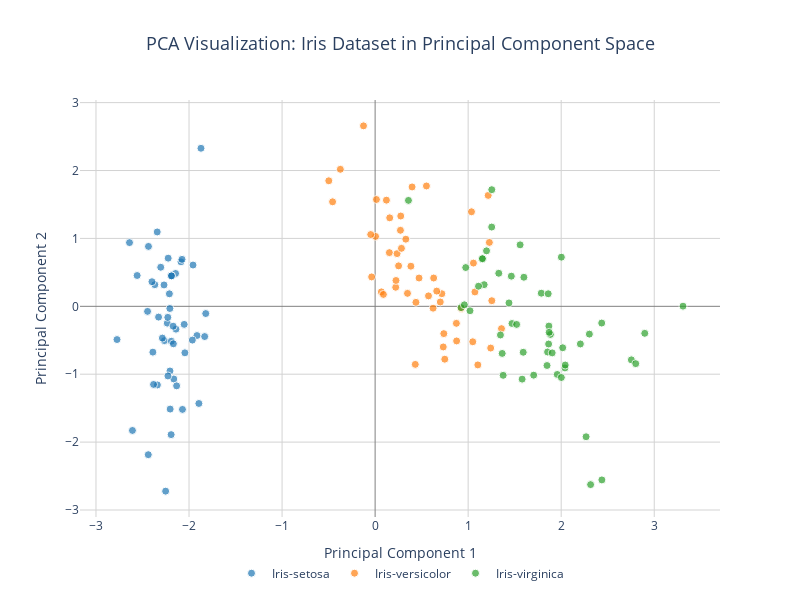

Here is the notebook cell this chart was saved with:
### Code cell
# Convert matplotlib PCA scatter plot to Plotly
fig_pca = go.Figure()

# Define colors and labels
colors = ['#1f77b4', '#ff7f0e', '#2ca02c']  # Blue, Orange, Green (Plotly default colors)
labels = ['Iris-setosa', 'Iris-versicolor', 'Iris-virginica']

# Add scatter plots for each class
for lab, color in zip(labels, colors):
    class_mask = (y == lab)
    fig_pca.add_trace(go.Scatter(
        x=Y[class_mask, 0],
        y=Y[class_mask, 1],
        mode='markers',
        name=lab,
        marker=dict(
            color=color,
            size=8,
            opacity=0.7,
            line=dict(width=1, color='white')
        ),
        hovertemplate=
        '<b>%{fullData.name}</b><br>' +
        'PC1: %{x:.3f}<br>' +
        'PC2: %{y:.3f}<br>' +
        '<extra></extra>'
    ))

# Update layout
fig_pca.update_layout(
    title={
        'text': 'PCA Visualization: Iris Dataset in Principal Component Space',
        'x': 0.5,
        'xanchor': 'center',
        'font': {'size': 18}
    },
    xaxis=dict(
        title='Principal Component 1',
        # titlefont=dict(size=14),
        tickfont=dict(size=12),
        showgrid=True,
        gridcolor='lightgray',
        zeroline=True,
        zerolinecolor='gray',
        zerolinewidth=1
    ),
    yaxis=dict(
        title='Principal Component 2',
        # titlefont=dict(size=14),
        tickfont=dict(size=12),
        showgrid=True,
        gridcolor='lightgray',
        zeroline=True,
        zerolinecolor='gray',
        zerolinewidth=1
    ),
    legend=dict(
        orientation="h",
        yanchor="top",
        y=-0.1,
        xanchor="center",
        x=0.5,
        bgcolor="rgba(255,255,255,0.8)"
    ),
    plot_bgcolor='white',
    width=800,
    height=600,
    showlegend=True
)

fig_pca.show()

# Optional: Add statistical information
print("PCA Transformation Summary:")
print(f"Data shape after PCA: {Y.shape}")
print(f"Original data shape: {X_std.shape}")
print(f"Dimensionality reduction: {X_std.shape[1]} → {Y.shape[1]} features")

# Calculate and display class separation metrics
from scipy.spatial.distance import pdist, squareform

print("\nClass Separation Analysis in PCA Space:")
for i, lab in enumerate(labels):
    class_data = Y[y == lab]
    centroid = np.mean(class_data, axis=0)
    print(f"{lab} centroid: PC1={centroid[0]:.3f}, PC2={centroid[1]:.3f}")
    
# Calculate between-class distances
centroids = []
for lab in labels:
    class_data = Y[y == lab]
    centroids.append(np.mean(class_data, axis=0))

centroids = np.array(centroids)
distances = pdist(centroids)
print(f"\nBetween-class distances in PCA space:")
print(f"Setosa ↔ Versicolor: {distances[0]:.3f}")
print(f"Setosa ↔ Virginica: {distances[1]:.3f}")
print(f"Versicolor ↔ Virginica: {distances[2]:.3f}")

### Figure 1 — Plotly figure (JSON) as saved in the notebook; plotly's stock layout.template omitted (floating-point values rounded to 4 significant figures)
{"data": [{"hovertemplate": "<b>%{fullData.name}</b><br>PC1: %{x:.3f}<br>PC2: %{y:.3f}<br><extra></extra>", "marker": {"color": "#1f77b4", "line": {"color": "white", "width": 1}, "opacity": 0.7, "size": 8}, "mode": "markers", "name": "Iris-setosa", "type": "scatter", "x": [-2.265, -2.086, -2.368, -2.304, -2.389, -2.071, -2.446, -2.234, -2.342, -2.189, -2.163, -2.327, -2.224, -2.64, -2.192, -2.251, -2.203, -2.19, -1.894, -2.34, -1.915, -2.205, -2.774, -1.82, -2.228, -1.957, -2.052, -2.168, -2.14, -2.269, -2.145, -1.832, -2.608, -2.438, -2.189, -2.211, -2.044, -2.189, -2.436, -2.171, -2.287, -1.872, -2.558, -1.964, -2.133, -2.075, -2.381, -2.398, -2.227, -2.206], "y": [-0.5057, 0.6554, 0.3185, 0.5754, -0.6748, -1.519, -0.07456, -0.2476, 1.095, 0.4486, -1.071, -0.1586, 0.7091, 0.9383, -1.89, -2.722, -1.514, -0.5143, -1.431, -1.158, -0.4305, -0.9525, -0.4895, -0.1068, -0.1622, 0.6079, -0.266, -0.552, -0.3366, 0.3149, 0.4839, -0.4453, -1.828, -2.185, 0.4486, 0.1843, -0.685, 0.4486, 0.8822, -0.2927, -0.468, 2.328, 0.4538, -0.4974, -1.171, 0.6919, -1.151, 0.3624, -1.025, -0.03224]}, {"hovertemplate": "<b>%{fullData.name}</b><br>PC1: %{x:.3f}<br>PC2: %{y:.3f}<br><extra></extra>", "marker": {"color": "#ff7f0e", "line": {"color": "white", "width": 1}, "opacity": 0.7, "size": 8}, "mode": "markers", "name": "Iris-versicolor", "type": "scatter", "x": [1.104, 0.7325, 1.242, 0.3973, 1.073, 0.3845, 0.7487, -0.4979, 0.9262, 0.004968, -0.1247, 0.4387, 0.5516, 0.7172, -0.03726, 0.8759, 0.348, 0.1534, 1.215, 0.1569, 0.7383, 0.4724, 1.228, 0.6294, 0.7005, 0.8735, 1.254, 1.358, 0.6621, -0.04728, 0.1215, 0.01412, 0.236, 1.057, 0.2214, 0.4318, 1.049, 1.036, 0.06707, 0.2754, 0.2723, 0.6232, 0.33, -0.3736, 0.2829, 0.08905, 0.2244, 0.5739, -0.457, 0.2522], "y": [-0.8631, -0.5986, -0.6148, 1.758, 0.2118, 0.5911, -0.7787, 1.849, -0.03033, 1.029, 2.658, 0.05888, 1.773, 0.1854, 0.4328, -0.51, 0.1906, 0.7907, 1.633, 1.303, -0.4025, 0.4166, 0.9409, 0.4168, 0.06349, -0.2507, 0.08262, -0.3288, 0.2243, 1.057, 1.564, 1.573, 0.7759, 0.6369, 0.2808, -0.8551, -0.5222, 1.392, 0.2126, 1.33, 1.119, -0.02754, 0.9889, 2.018, 0.854, 0.1749, 0.3805, 0.1537, 1.539, 0.5959]}, {"hovertemplate": "<b>%{fullData.name}</b><br>PC1: %{x:.3f}<br>PC2: %{y:.3f}<br><extra></extra>", "marker": {"color": "#2ca02c", "line": {"color": "white", "width": 1}, "opacity": 0.7, "size": 8}, "mode": "markers", "name": "Iris-virginica", "type": "scatter", "x": [1.848, 1.153, 2.206, 1.439, 1.868, 2.754, 0.3584, 2.303, 2.002, 2.268, 1.366, 1.599, 1.884, 1.253, 1.464, 1.592, 1.471, 2.437, 3.309, 1.254, 2.04, 0.9739, 2.898, 1.329, 1.704, 1.958, 1.172, 1.02, 1.786, 1.865, 2.435, 2.316, 1.86, 1.111, 1.197, 2.801, 1.58, 1.347, 0.9234, 1.854, 2.016, 1.903, 1.153, 2.043, 2.002, 1.871, 1.558, 1.521, 1.376, 0.9593], "y": [-0.8717, 0.7013, -0.5545, 0.05001, -0.2912, -0.7884, 1.56, -0.4095, 0.7239, -1.921, -0.6939, 0.4282, -0.4143, 1.167, 0.4441, -0.677, -0.2532, -2.557, 0.002361, 1.718, -0.9074, 0.5712, -0.3978, 0.4868, -1.014, -1.003, 0.3189, -0.06554, 0.1933, -0.5554, -0.2467, -2.626, 0.1847, 0.296, 0.8172, -0.8447, -1.072, -0.4223, -0.01923, -0.6724, -0.6104, -0.686, 0.7013, -0.8647, -1.049, -0.3828, 0.9053, -0.2668, -1.016, 0.02228]}], "layout": {"height": 600, "legend": {"bgcolor": "rgba(255,255,255,0.8)", "orientation": "h", "x": 0.5, "xanchor": "center", "y": -0.1, "yanchor": "top"}, "plot_bgcolor": "white", "showlegend": true, "title": {"font": {"size": 18}, "text": "PCA Visualization: Iris Dataset in Principal Component Space", "x": 0.5, "xanchor": "center"}, "width": 800, "xaxis": {"gridcolor": "lightgray", "showgrid": true, "tickfont": {"size": 12}, "title": {"text": "Principal Component 1"}, "zeroline": true, "zerolinecolor": "gray", "zerolinewidth": 1}, "yaxis": {"gridcolor": "lightgray", "showgrid": true, "tickfont": {"size": 12}, "title": {"text": "Principal Component 2"}, "zeroline": true, "zerolinecolor": "gray", "zerolinewidth": 1}}}
